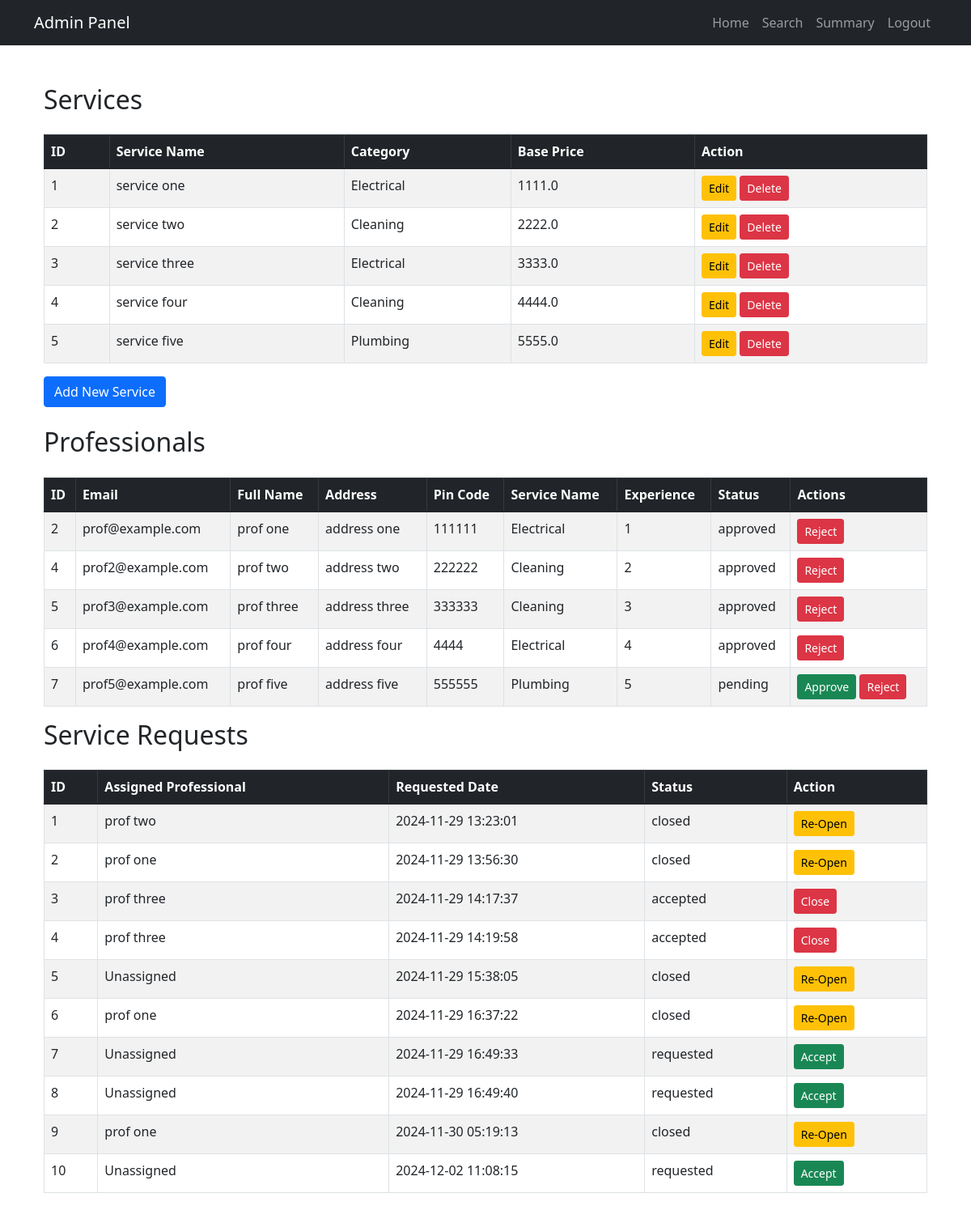
The app's page /admin/dashboard (signed in) with its own data.
### app/models.py (models this page shows, shortened)
class Service(db.Model):
    id = db.Column(db.Integer, primary_key=True)
    name = db.Column(db.String(100), nullable=False)
    description = db.Column(db.Text, nullable=False)
    base_price = db.Column(db.Float, nullable=False)
    category_id = db.Column(db.Integer, db.ForeignKey('service_category.id'), nullable=False)
    requests = db.relationship('ServiceRequest', backref='service', lazy=True)

class ServiceCategory(db.Model):
    id = db.Column(db.Integer, primary_key=True)
    name = db.Column(db.String(100), nullable=False, unique=True)
    services = db.relationship('Service', backref='category', lazy=True)

class User(db.Model, UserMixin):
    id = db.Column(db.Integer, primary_key=True)
    email = db.Column(db.String(120), unique=True, nullable=False)
    password = db.Column(db.String(60), nullable=False)
    user_type = db.Column(db.String(20), nullable=False)  # 'customer', 'professional', 'admin'
    fullname = db.Column(db.String(100))
    address = db.Column(db.Text)
    pin_code = db.Column(db.String(10))
    created_at = db.Column(db.DateTime, default=datetime.utcnow)
    service_category_id = db.Column(db.Integer, db.ForeignKey('service_category.id'))  # New field
    service_name = db.Column(db.String(100))  # Optional, if needed for specific service within category
    experience = db.Column(db.Integer)
    document_path = db.Column(db.String(255))
    status = db.Column(db.String(20), default='pending')  # 'pending', 'approved', 'rejected'
    service_requests_customer = db.relationship('ServiceRequest',
                                              backref='customer',
                                              foreign_keys='ServiceRequest.customer_id',
                                              lazy=True)
    service_requests_professional = db.relationship('ServiceRequest',
                                                  backref='professional',
                                                  foreign_keys='ServiceRequest.professional_id',
                                                  lazy=True)
    service_category = db.relationship('ServiceCategory', backref='professionals')

class ServiceRequest(db.Model):
    id = db.Column(db.Integer, primary_key=True)
    customer_id = db.Column(db.Integer, db.ForeignKey('user.id'), nullable=False)
    professional_id = db.Column(db.Integer, db.ForeignKey('user.id'))  # Accepted professional
    service_id = db.Column(db.Integer, db.ForeignKey('service.id'), nullable=False)
    status = db.Column(db.String(20), default='requested')  # requested, accepted, closed
    created_at = db.Column(db.DateTime, default=datetime.utcnow)
    completed_at = db.Column(db.DateTime, default=datetime.utcnow)
    rating = db.Column(db.Integer)
    review = db.Column(db.Text)
    updated_at = db.Column(db.DateTime, default=datetime.utcnow, onupdate=datetime.utcnow)
    rejected_professionals = db.relationship(
        'User',
        secondary='rejected_requests_association',
        backref='rejected_service_requests'
    )

### app/routes/admin_routes.py (the view, shortened to what this page needs)
@admin_bp.route('/dashboard', methods=['GET', 'POST'])
@login_required
def admin_dashboard():
    if current_user.user_type != 'admin':
        flash('Access denied.', 'danger')
        return redirect_to_dashboard()
    professionals = User.query.filter_by(user_type='professional').all()
    pending_professionals = User.query.filter_by(user_type='professional', status='pending').all()
    services = Service.query.join(ServiceCategory).all()
    service_requests = ServiceRequest.query.join(Service).join(User, ServiceRequest.professional_id == User.id, isouter=True).all()
    status_counts = {
        'pending': ServiceRequest.query.filter_by(status='pending').count(),
        'accepted': ServiceRequest.query.filter_by(status='accepted').count(),
        'closed': ServiceRequest.query.filter_by(status='closed').count(),
    }
    return render_template(
        'admin/dashboard.html',
        users=professionals,
        pending_users=pending_professionals,
        services=services,
        service_requests=service_requests,
        status_counts=status_counts
    )

### app/models.py (called while the page is built)
@login_manager.user_loader
def load_user(user_id):
    return User.query.get(int(user_id))

### app/templates/admin/dashboard.html (shortened to what this page needs)
{% extends "admin/base.html" %}
{% block content %}
<div class="container mt-5">
    <h2 class="mb-4">Services</h2>
    <table class="table table-bordered table-striped table-hover">
        <thead class="table-dark">
            <tr>
                <th>ID</th>
                <th>Service Name</th>
                <th>Category</th>
                <th>Base Price</th>
                <th>Action</th>
            </tr>
        </thead>
        <tbody>
            {% for service in services %}
            <tr>
                <td>{{ service.id }}</td>
                <td>{{ service.name }}</td>
                <td>{{ service.category.name if service.category else 'No Category' }}</td>
                <td>{{ service.base_price }}</td>
                <td>
                    <a href="{{ url_for('admin.edit_service', service_id=service.id) }}" class="btn btn-warning btn-sm">Edit</a>
                    <form method="POST" action="{{ url_for('admin.delete_service', service_id=service.id) }}" style="display:inline;">
                        <button type="submit" class="btn btn-danger btn-sm">Delete</button>
                    </form>
                </td>
            </tr>
            {% endfor %}
        </tbody>
    </table>
    <div class="mb-4">
        <a href="{{ url_for('admin.create_service') }}" class="btn btn-primary">Add New Service</a>
    </div>
    <h2 class="mb-4">Professionals</h2>
    <table class="table table-bordered table-striped table-hover">
        <thead class="table-dark">
            <tr>
                <th>ID</th>
                <th>Email</th>
                <th>Full Name</th>
                <th>Address</th>
                <th>Pin Code</th>
                <th>Service Name</th>
                <th>Experience</th>
                <th>Status</th>
                <th>Actions</th>
            </tr>
        </thead>
        <tbody>
            {% for user in users %}
            <tr>
                <td>{{ user.id }}</td>
                <td>{{ user.email }}</td>
                <td>{{ user.fullname }}</td>
                <td>{{ user.address }}</td>
                <td>{{ user.pin_code }}</td>
                <td>{{ user.service_category.name }}</td>
                <td>{{ user.experience }}</td>
                <td>{{ user.status }}</td>
                <td>
                    {% if user.status != 'approved' %}
                    <form method="POST" action="{{ url_for('admin.approve_professional', user_id=user.id) }}" style="display:inline;">
                        <button type="submit" class="btn btn-success btn-sm">Approve</button>
                    </form>
                    {% endif %}
                    {% if user.status != 'rejected' %}
                    <form method="POST" action="{{ url_for('admin.reject_professional', user_id=user.id) }}" style="display:inline;">
                        <button type="submit" class="btn btn-danger btn-sm">Reject</button>
                    </form>
                    {% endif %}
                </td>
            </tr>
            {% else %}
            <tr>
                <td colspan="9" class="text-center">No professional users found.</td>
            </tr>
            {% endfor %}
        </tbody>
    </table>
    <h2 class="mb-4">Service Requests</h2>
    <table class="table table-bordered table-striped table-hover">
        <thead class="table-dark">
            <tr>
                <th>ID</th>
                <th>Assigned Professional</th>
                <th>Requested Date</th>
                <th>Status</th>
                <th>Action</th>
            </tr>
        </thead>
        <tbody>
            {% for request in service_requests %}
            <tr>
                <td>{{ request.id }}</td>
                <td>{{ request.professional.fullname if request.professional else 'Unassigned' }}</td>
                <td>{{ request.created_at.strftime('%Y-%m-%d %H:%M:%S') }}</td>
                <td>{{ request.status }}</td>
                <td>
                    <form method="POST" action="{{ url_for('admin.admin_dashboard') }}" style="display:inline;">
                        {% if request.status == 'requested' %}
                            <button type="submit" name="status" value="accepted" class="btn btn-success btn-sm">Accept</button>
                        {% elif request.status == 'accepted' %}
                            <button type="submit" name="status" value="closed" class="btn btn-danger btn-sm">Close</button>
                        {% elif request.status == 'closed' %}
                            <button type="submit" name="status" value="accepted" class="btn btn-warning btn-sm">Re-Open</button>
                        {% endif %}
                    </form>
                </td>
            </tr>
            {% endfor %}
        </tbody>
    </table>
{% endblock %}

### records on screen
Service: id "1", name "service one", category "Electrical", base_price "1111.0"
Service: id "2", name "service two", category "Cleaning", base_price "2222.0"
Service: id "3", name "service three", category "Electrical", base_price "3333.0"
Service: id "4", name "service four", category "Cleaning", base_price "4444.0"
Service: id "5", name "service five", category "Plumbing", base_price "5555.0"
User: id "2", email "prof@example.com", fullname "prof one", address "address one", pin_code "111111", service_category.name "Electrical", experience "1", status "approved"
User: id "4", email "prof2@example.com", fullname "prof two", address "address two", pin_code "222222", service_category.name "Cleaning", experience "2", status "approved"
User: id "5", email "prof3@example.com", fullname "prof three", address "address three", pin_code "333333", service_category.name "Cleaning", experience "3", status "approved"
User: id "6", email "prof4@example.com", fullname "prof four", address "address four", pin_code "4444", service_category.name "Electrical", experience "4", status "approved"
User: id "7", email "prof5@example.com", fullname "prof five", address "address five", pin_code "555555", service_category.name "Plumbing", experience "5", status "pending"
ServiceRequest: id "1", professional "prof two", created_at "2024-11-29 13:23:01", status "closed", shows "Re-Open"
ServiceRequest: id "2", professional "prof one", created_at "2024-11-29 13:56:30", status "closed", shows "Re-Open"
ServiceRequest: id "3", professional "prof three", created_at "2024-11-29 14:17:37", status "accepted", shows "Close"
ServiceRequest: id "4", professional "prof three", created_at "2024-11-29 14:19:58", status "accepted", shows "Close"
ServiceRequest: id "5", professional "Unassigned", created_at "2024-11-29 15:38:05", status "closed", shows "Re-Open"
ServiceRequest: id "6", professional "prof one", created_at "2024-11-29 16:37:22", status "closed", shows "Re-Open"
ServiceRequest: id "7", professional "Unassigned", created_at "2024-11-29 16:49:33", status "requested", shows "Accept"
ServiceRequest: id "8", professional "Unassigned", created_at "2024-11-29 16:49:40", status "requested", shows "Accept"
ServiceRequest: id "9", professional "prof one", created_at "2024-11-30 05:19:13", status "closed", shows "Re-Open"
ServiceRequest: id "10", professional "Unassigned", created_at "2024-12-02 11:08:15", status "requested", shows "Accept"
